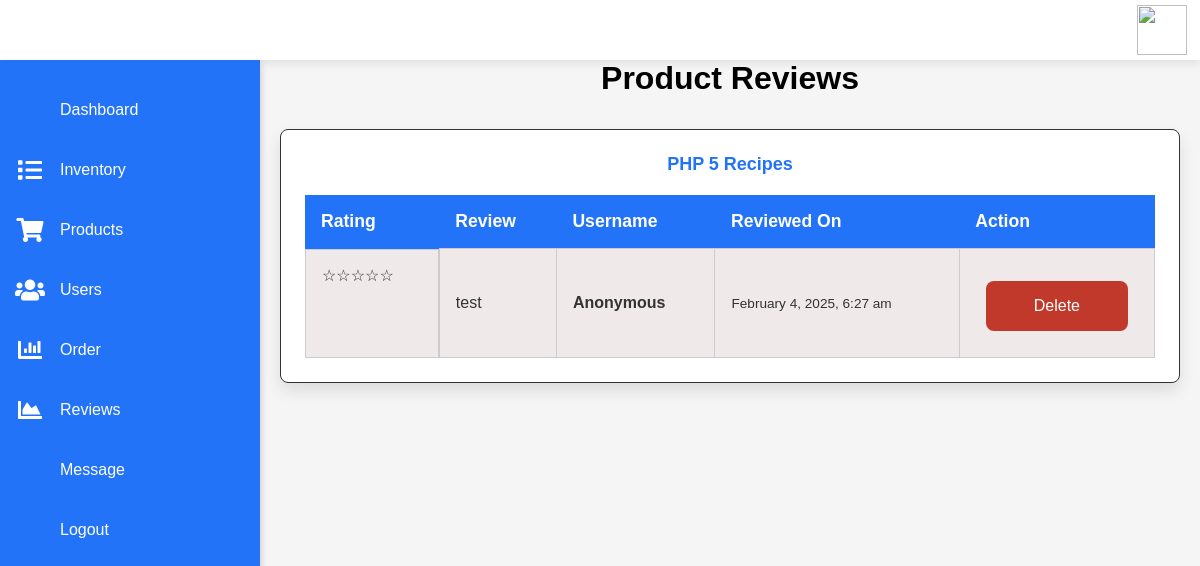
/review.php (signed in), run on the app's committed database.
### tables this page shows
CREATE TABLE `reviews` (
  `id` int(11) NOT NULL,
  `product_id` int(11) DEFAULT NULL,
  `user_id` int(11) DEFAULT NULL,
  `username` varchar(255) NOT NULL,
  `review_text` text DEFAULT NULL,
  `rating` int(11) DEFAULT NULL,
  `created_at` timestamp NOT NULL DEFAULT current_timestamp()
);

CREATE TABLE `products` (
  `id` int(100) NOT NULL,
  `product_name` varchar(100) NOT NULL,
  `price` int(100) NOT NULL,
  `image` text NOT NULL,
  `stocks` int(11) NOT NULL DEFAULT 0,
  `date_added` timestamp NOT NULL DEFAULT current_timestamp()
);

### review.php (the view, shortened to what this page needs)
<?php
require_once('conn.php');
$query = "SELECT reviews.id AS review_id, reviews.rating, reviews.review_text, reviews.username, reviews.created_at, products.product_name, products.id AS product_id
          FROM reviews
          JOIN products ON reviews.product_id = products.id
          ORDER BY products.product_name, reviews.created_at DESC";
$result = mysqli_query($conn, $query);
$reviews_by_product = [];
while ($row = mysqli_fetch_assoc($result)) {
    $reviews_by_product[$row['product_id']][] = $row;
}
?>
<!DOCTYPE html>
<html lang="en">
<head>
    <link rel="stylesheet" href="https://pro.fontawesome.com/releases/v5.10.0/css/all.css" />
    <link rel="stylesheet" href="css/reviews.css">
</head>
<body>
    <div class="container">
        <div class="topbar">
            <div class="notification-icon">
            </div>
            <div class="user">
                <img src="images/me.jpeg" alt="">
            </div>
        </div>
        <div class="sidebar">
        <ul>
                <li><a href="dashboard.php"><i class="fas fa-dashboard "></i><div>Dashboard</div></a></li>
                <li><a href="inventory.php"><i class="fa fa-list" aria-hidden="true"></i><div>Inventory</div></a></li>
                <li><a href="products.php"><i class="fa fa-shopping-cart"></i><div>Products</div></a></li>
                <li><a href="users.php"><i class="fas fa-users"></i><div>Users</div></a></li>
                <li><a href="order.php"><i class="fas fa-chart-bar"></i><div>Order</div></a></li>
                <li><a href="review.php"><i class="fas fa-chart-area"></i><div>Reviews</div></a></li>
                <li><a href="message.php"><i class="fa-solid fa-message"></i><div>Message</div></a></li>
                <li><a href="logout.php"><i class="fas fa-sign-out"></i><div>Logout</div></a></li>
            </ul>
        </div>
        <div class="main">
            <div class="card-mt-5">
                <center><h1>Product Reviews</h1></center>
                <?php if (!empty($reviews_by_product)): ?>
                    <?php foreach ($reviews_by_product as $product_id => $reviews): ?>
                        <div class="review-container">
                            <h2><?php echo $reviews[0]['product_name']; ?></h2>
                            <table class="review-table">
                                <tr class="review-header">
                                    <th>Rating</th>
                                    <th>Review</th>
                                    <th>Username</th>
                                    <th>Reviewed On</th>
                                    <th>Action</th>
                                </tr>
                                <?php foreach ($reviews as $row): ?>
                                    <tr class="review-item">
                                        <td style="height: 109px;" class="review-stars">
                                            <?php
                                                for ($i = $row['rating']; $i < 5; $i++) {
                                                    echo "☆";
                                                }
                                            ?>
                                        </td>
                                        <td class="review-text"><?php echo $row['review_text']; ?></td>
                                        <td class="reviewer"><?php echo $row['username'] ? $row['username'] : 'Anonymous'; ?></td>
                                        <td class="review-date"><?php echo date("F j, Y, g:i a", strtotime($row['created_at'])); ?></td>
                                        <td style="width: 100px; height: 100px;">
                                            <button type="button" class="delete-btn" onclick="openDeleteModal(<?php echo $row['review_id']; ?>)">Delete</button>
                                        </td>
                                    </tr>
                                <?php endforeach; ?>
                            </table>
                        </div>
                    <?php endforeach; ?>
                <?php else: ?>
                    <center><p>No reviews available.</p></center>
                <?php endif; ?>
            </div>
        </div>
    </div>
</body>
</html>

### css/reviews.css (style rules this page uses)
:root { --purple:#8e44ad; --red:#c0392b; --orange:#f39c12; --black:#333; --blue:#2273F8; --white:#fff; --light-color:#666; --light-white:#ccc; --light-bg:#f5f5f5; --border:.1rem solid var(--black); --box-shadow:0 .5rem 1rem rgba(0,0,0,.1); }
* { padding: 0; margin: 0; box-sizing: border-box; font-family: 'poppins', sans-serif; }
.topbar { position: fixed; background-color: #fff; box-shadow: 0 4px 8px 0 rgba(0, 0, 0, 0.08); width: 100%; padding: 0 20px; height: 60px; display: grid; grid-template-columns: 2fr 10fr 0.4fr 1fr; align-items: center; z-index: 1; }
img { position: absolute; top: 0; left: 8rem; width: 100%; height: 100%; object-fit: cover; }
.notification-icon { position: fixed; padding-left: 86rem; }
h2 { font-size: 18px; margin-bottom: 20px; font-weight: bold; color: #333; }
button { padding: 10px 20px; font-size: 16px; cursor: pointer; border: none; border-radius: 5px; transition: background-color 0.3s ease; margin: 10px; }
.user { position: relative; width: 50px; height: 50px; justify-self: right; }
.sidebar { position: fixed; top: 60px; width: 260px; height: calc(100% - 60px); background: #2273F8; overflow-x: hidden; box-shadow: 0 4px 8px 0 rgba(0, 0, 0, 0.2); z-index: 2; }
.sidebar ul { margin-top: 20px; }
.sidebar ul li { width: 100%; list-style: none; }
.sidebar ul li a { width: 100%; text-decoration: none; color: #fff; height: 60px; display: flex; align-items: center; }
.sidebar ul li a i { min-width: 60px; font-size: 24px; text-align: center; }
.btn, .option-btn, .delete-btn, .white-btn { display: inline-block; margin-top: 1rem; padding:1rem 3rem; cursor: pointer; color:var(--white); font-size: 1rem; border-radius: .5rem; text-transform: capitalize; }
.delete-btn { background-color: var(--red); }
.main { position: absolute; top: 60px; width: calc(100% - 260px); min-height: calc(100vh - 60px); left: 260px; background: #f5f5f5; }
.main h2 { color: #2273F8; text-align: center; }
.review-container { max-width: 900px; margin: 2rem auto; background: var(--white); padding: 1.5rem; border-radius: 8px; box-shadow: var(--box-shadow); border: var(--border); }
.review-table { width: 100%; border-collapse: collapse; }
.review-header th, .review-item td { padding: 1rem; text-align: left; }
.review-header th { background-color: var(--blue); color: var(--white); font-weight: bold; font-size: 1.1rem; }
.review-item td { background-color: rgba(148, 97, 97, 0.137); border: 1px solid var(--light-white); color: var(--black); }
.review-stars { display: flex; gap: 0.3rem; }
.review-text { color: var(--black); font-size: 1rem; line-height: 1.5; }
.reviewer { font-weight: 600; color: var(--light-color); }
.review-date { font-size: 0.85rem; color: var(--light-color); text-align: right; }

### data on the page
reviews: product.product_name "PHP 5 Recipes", review_text "test", username "Anonymous", created_at "February 4, 2025, 6:27 am"
